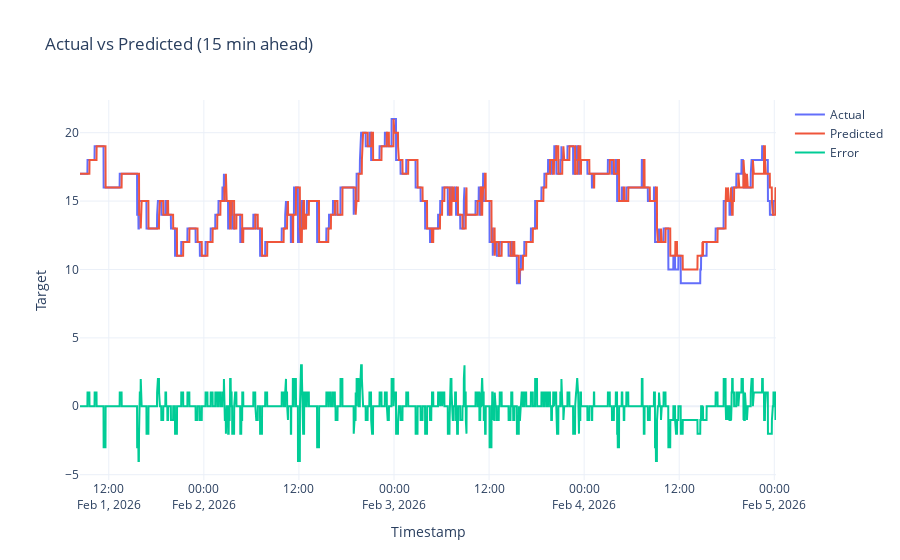
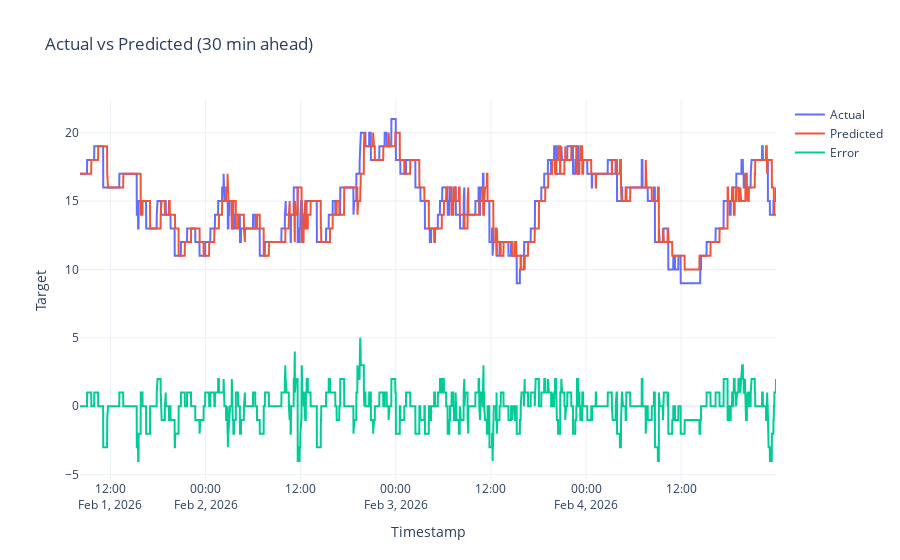
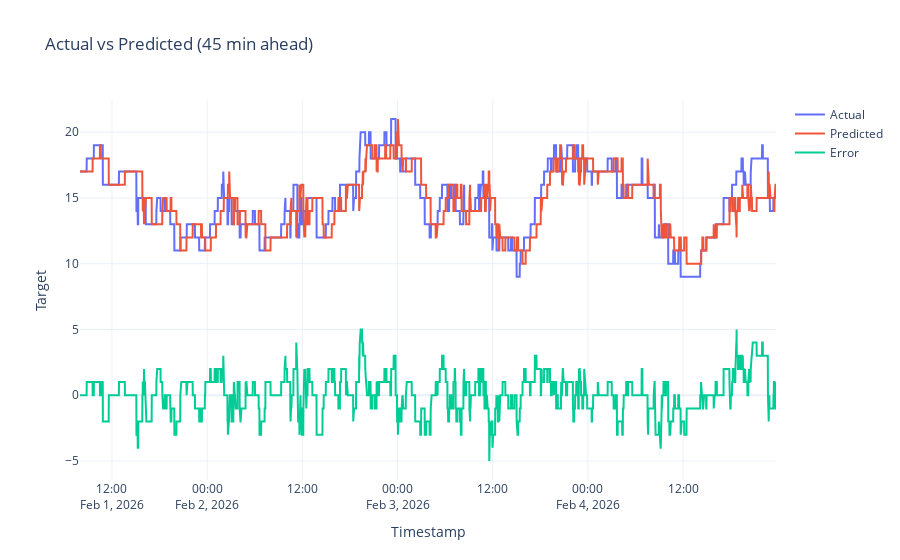
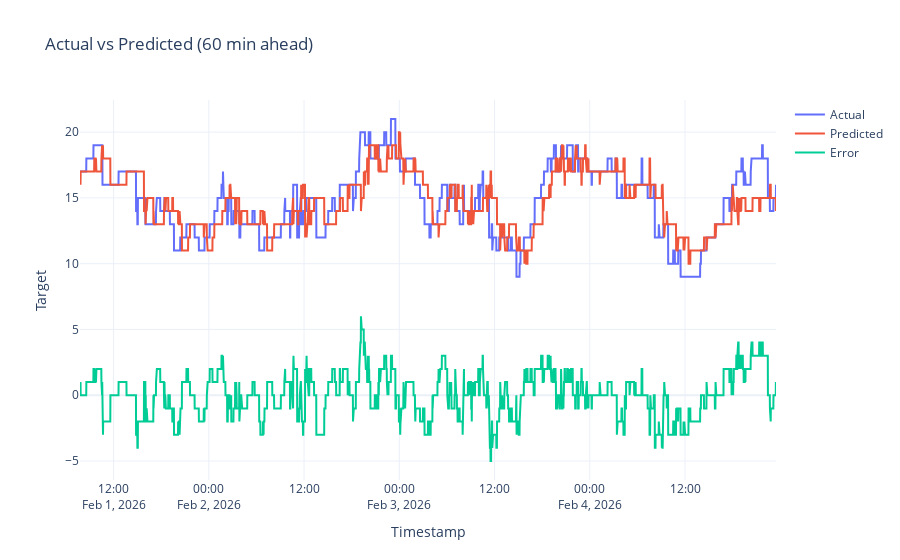

The cell these charts' notebook holds for them, in order:
### Code cell
feature_cols = [
    'num_carts_full',
    'num_carts_empty',
    'num_carts_maintenance',

    'num_carts_full_lag1',
    'num_carts_empty_lag1',
    'num_carts_maintenance_lag1',

    'num_carts_full_roll_mean',
    'num_carts_empty_roll_mean',
    'num_carts_maintenance_roll_mean',

    'num_carts_full_roll_std',
    'num_carts_empty_roll_std',
    'num_carts_maintenance_roll_std',

    'num_carts_full_diff1',
    'num_carts_empty_diff1',
    'num_carts_maintenance_diff1'
]

model15, res15 = train_xgb_model(
    feature_df_15,
    horizon_min=15,
    feature_cols=feature_cols
)   


model30, res30 = train_xgb_model(
    feature_df_30,
    horizon_min=30,
    feature_cols=feature_cols
)   
    
model45, res45 = train_xgb_model(
    feature_df_45,
    horizon_min=45,
    feature_cols=feature_cols
)

model60, res60 = train_xgb_model(
    feature_df_60,
    horizon_min=60,
    feature_cols=feature_cols
)

### Figure 1 — Plotly figure (JSON) as saved in the notebook; plotly's stock layout.template omitted (floating-point values rounded to 4 significant figures; data arrays with more than 128 entries replaced by an {"elided": "..."} marker saying what was removed)
{"data": [{"line": {"width": 2}, "mode": "lines", "name": "Actual", "type": "scatter", "x": {"elided": "5272 str values"}, "y": {"elided": "5272 float values"}}, {"line": {"width": 2}, "mode": "lines", "name": "Predicted", "type": "scatter", "x": {"elided": "5272 str values"}, "y": {"elided": "5272 int values"}}, {"mode": "lines", "name": "Error", "type": "scatter", "x": {"elided": "5272 str values"}, "y": {"elided": "5272 float values"}}], "layout": {"title": {"text": "Actual vs Predicted (15 min ahead)"}, "xaxis": {"title": {"text": "Timestamp"}}, "yaxis": {"title": {"text": "Target"}}}}

### Figure 2 — Plotly figure (JSON) as saved in the notebook; plotly's stock layout.template omitted (floating-point values rounded to 4 significant figures; data arrays with more than 128 entries replaced by an {"elided": "..."} marker saying what was removed)
{"data": [{"line": {"width": 2}, "mode": "lines", "name": "Actual", "type": "scatter", "x": {"elided": "5269 str values"}, "y": {"elided": "5269 float values"}}, {"line": {"width": 2}, "mode": "lines", "name": "Predicted", "type": "scatter", "x": {"elided": "5269 str values"}, "y": {"elided": "5269 int values"}}, {"mode": "lines", "name": "Error", "type": "scatter", "x": {"elided": "5269 str values"}, "y": {"elided": "5269 float values"}}], "layout": {"title": {"text": "Actual vs Predicted (30 min ahead)"}, "xaxis": {"title": {"text": "Timestamp"}}, "yaxis": {"title": {"text": "Target"}}}}

### Figure 3 — Plotly figure (JSON) as saved in the notebook; plotly's stock layout.template omitted (floating-point values rounded to 4 significant figures; data arrays with more than 128 entries replaced by an {"elided": "..."} marker saying what was removed)
{"data": [{"line": {"width": 2}, "mode": "lines", "name": "Actual", "type": "scatter", "x": {"elided": "5266 str values"}, "y": {"elided": "5266 float values"}}, {"line": {"width": 2}, "mode": "lines", "name": "Predicted", "type": "scatter", "x": {"elided": "5266 str values"}, "y": {"elided": "5266 int values"}}, {"mode": "lines", "name": "Error", "type": "scatter", "x": {"elided": "5266 str values"}, "y": {"elided": "5266 float values"}}], "layout": {"title": {"text": "Actual vs Predicted (45 min ahead)"}, "xaxis": {"title": {"text": "Timestamp"}}, "yaxis": {"title": {"text": "Target"}}}}

### Figure 4 — Plotly figure (JSON) as saved in the notebook; plotly's stock layout.template omitted (floating-point values rounded to 4 significant figures; data arrays with more than 128 entries replaced by an {"elided": "..."} marker saying what was removed)
{"data": [{"line": {"width": 2}, "mode": "lines", "name": "Actual", "type": "scatter", "x": {"elided": "5263 str values"}, "y": {"elided": "5263 float values"}}, {"line": {"width": 2}, "mode": "lines", "name": "Predicted", "type": "scatter", "x": {"elided": "5263 str values"}, "y": {"elided": "5263 int values"}}, {"mode": "lines", "name": "Error", "type": "scatter", "x": {"elided": "5263 str values"}, "y": {"elided": "5263 float values"}}], "layout": {"title": {"text": "Actual vs Predicted (60 min ahead)"}, "xaxis": {"title": {"text": "Timestamp"}}, "yaxis": {"title": {"text": "Target"}}}}
